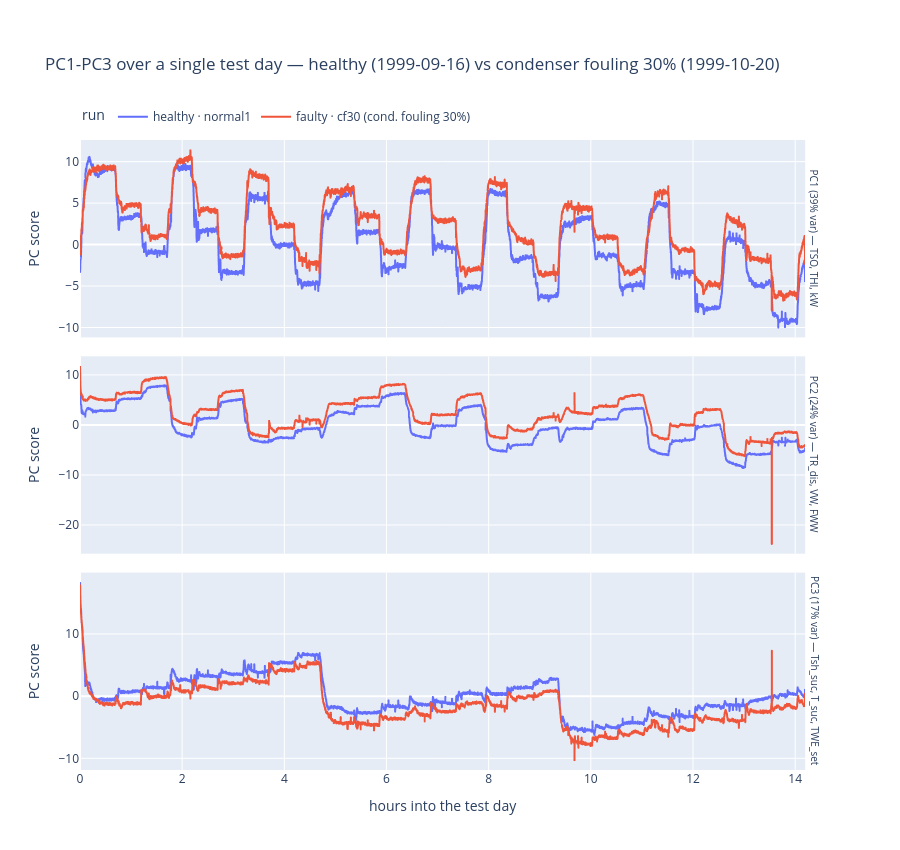

Notebook code cell kept with this figure:
### Markdown cell above
### 5.3 PC1–PC3 over a **single day**

At full 10 s resolution, one test day shows what the campaign view smears out: the chiller is
stepped through its scripted grid of operating points, so the PC scores move as a **staircase**,
not as a smooth daily curve. The healthy and the faulty day follow the *same* script, which is
what makes them directly comparable.

### Code cell
day = (
    pl.concat([
        project(healthy_on.select("timestamp", "test", "fault_family", *sensor_cols))
          .with_columns(pl.lit(f"healthy · {HEALTHY}").alias("run")),
        project(faulty_on.select("timestamp", "test", "fault_family", *sensor_cols))
          .with_columns(pl.lit(f"faulty · {FAULTY} (cond. fouling 30%)").alias("run")),
    ])
    .with_columns(
        # hours since that run started, so the two days overlay on one axis
        ((pl.col("timestamp") - pl.col("timestamp").min().over("run"))
         .dt.total_seconds() / 3600).alias("hours_into_test")
    )
)

long = day.unpivot(
    index=["hours_into_test", "run"], on=PC_NAMES,
    variable_name="component", value_name="score",
).with_columns(pl.col("component").replace(PC_LABELS).alias("component_label"))

fig = px.line(
    long.sort("hours_into_test").to_pandas(),
    x="hours_into_test", y="score", color="run", facet_row="component_label",
    height=850,
    labels={"hours_into_test": "hours into the test day", "score": "PC score"},
    title="PC1-PC3 over a single test day — healthy (1999-09-16) vs condenser fouling 30% (1999-10-20)",
)
fig.update_yaxes(matches=None)
fig.for_each_annotation(lambda a: a.update(text=a.text.split("=")[-1], font_size=10))
fig.update_layout(legend=dict(orientation="h", y=1.06, x=0), margin=dict(t=140))
fig.show()

### Figure 1 — Plotly figure (JSON) as saved in the notebook; plotly's stock layout.template omitted (floating-point values rounded to 4 significant figures; data arrays with more than 128 entries replaced by an {"elided": "..."} marker saying what was removed)
{"data": [{"hovertemplate": "run=healthy · normal1<br>component_label=PC1 (39% var) — TSO, THI, kW<br>hours into the test day=%{x}<br>PC score=%{y}<extra></extra>", "legendgroup": "healthy · normal1", "line": {"color": "#636efa", "dash": "solid"}, "marker": {"symbol": "circle"}, "mode": "lines", "name": "healthy · normal1", "showlegend": true, "type": "scattergl", "x": {"elided": "5111 float values"}, "xaxis": "x3", "y": {"elided": "5111 float values"}, "yaxis": "y3"}, {"hovertemplate": "run=healthy · normal1<br>component_label=PC2 (24% var) — TR_dis, VW, FWW<br>hours into the test day=%{x}<br>PC score=%{y}<extra></extra>", "legendgroup": "healthy · normal1", "line": {"color": "#636efa", "dash": "solid"}, "marker": {"symbol": "circle"}, "mode": "lines", "name": "healthy · normal1", "showlegend": false, "type": "scattergl", "x": {"elided": "5111 float values"}, "xaxis": "x2", "y": {"elided": "5111 float values"}, "yaxis": "y2"}, {"hovertemplate": "run=healthy · normal1<br>component_label=PC3 (17% var) — Tsh_suc, T_suc, TWE_set<br>hours into the test day=%{x}<br>PC score=%{y}<extra></extra>", "legendgroup": "healthy · normal1", "line": {"color": "#636efa", "dash": "solid"}, "marker": {"symbol": "circle"}, "mode": "lines", "name": "healthy · normal1", "showlegend": false, "type": "scattergl", "x": {"elided": "5111 float values"}, "xaxis": "x", "y": {"elided": "5111 float values"}, "yaxis": "y"}, {"hovertemplate": "run=faulty · cf30 (cond. fouling 30%)<br>component_label=PC1 (39% var) — TSO, THI, kW<br>hours into the test day=%{x}<br>PC score=%{y}<extra></extra>", "legendgroup": "faulty · cf30 (cond. fouling 30%)", "line": {"color": "#EF553B", "dash": "solid"}, "marker": {"symbol": "circle"}, "mode": "lines", "name": "faulty · cf30 (cond. fouling 30%)", "showlegend": true, "type": "scattergl", "x": {"elided": "5110 float values"}, "xaxis": "x3", "y": {"elided": "5110 float values"}, "yaxis": "y3"}, {"hovertemplate": "run=faulty · cf30 (cond. fouling 30%)<br>component_label=PC2 (24% var) — TR_dis, VW, FWW<br>hours into the test day=%{x}<br>PC score=%{y}<extra></extra>", "legendgroup": "faulty · cf30 (cond. fouling 30%)", "line": {"color": "#EF553B", "dash": "solid"}, "marker": {"symbol": "circle"}, "mode": "lines", "name": "faulty · cf30 (cond. fouling 30%)", "showlegend": false, "type": "scattergl", "x": {"elided": "5110 float values"}, "xaxis": "x2", "y": {"elided": "5110 float values"}, "yaxis": "y2"}, {"hovertemplate": "run=faulty · cf30 (cond. fouling 30%)<br>component_label=PC3 (17% var) — Tsh_suc, T_suc, TWE_set<br>hours into the test day=%{x}<br>PC score=%{y}<extra></extra>", "legendgroup": "faulty · cf30 (cond. fouling 30%)", "line": {"color": "#EF553B", "dash": "solid"}, "marker": {"symbol": "circle"}, "mode": "lines", "name": "faulty · cf30 (cond. fouling 30%)", "showlegend": false, "type": "scattergl", "x": {"elided": "5110 float values"}, "xaxis": "x", "y": {"elided": "5110 float values"}, "yaxis": "y"}], "layout": {"annotations": [{"font": {"size": 10}, "showarrow": false, "text": "PC3 (17% var) — Tsh_suc, T_suc, TWE_set", "textangle": 90, "x": 0.98, "xanchor": "left", "xref": "paper", "y": 0.1567, "yanchor": "middle", "yref": "paper"}, {"font": {"size": 10}, "showarrow": false, "text": "PC2 (24% var) — TR_dis, VW, FWW", "textangle": 90, "x": 0.98, "xanchor": "left", "xref": "paper", "y": 0.5, "yanchor": "middle", "yref": "paper"}, {"font": {"size": 10}, "showarrow": false, "text": "PC1 (39% var) — TSO, THI, kW", "textangle": 90, "x": 0.98, "xanchor": "left", "xref": "paper", "y": 0.8433, "yanchor": "middle", "yref": "paper"}], "height": 850, "legend": {"orientation": "h", "title": {"text": "run"}, "tracegroupgap": 0, "x": 0, "y": 1.06}, "margin": {"t": 140}, "title": {"text": "PC1-PC3 over a single test day — healthy (1999-09-16) vs condenser fouling 30% (1999-10-20)"}, "xaxis": {"anchor": "y", "domain": [0.0, 0.98], "title": {"text": "hours into the test day"}}, "xaxis2": {"anchor": "y2", "domain": [0.0, 0.98], "matches": "x", "showticklabels": false}, "xaxis3": {"anchor": "y3", "domain": [0.0, 0.98], "matches": "x", "showticklabels": false}, "yaxis": {"anchor": "x", "domain": [0.0, 0.3133], "title": {"text": "PC score"}}, "yaxis2": {"anchor": "x2", "domain": [0.3433, 0.6567], "title": {"text": "PC score"}}, "yaxis3": {"anchor": "x3", "domain": [0.6867, 1.0], "title": {"text": "PC score"}}}}
